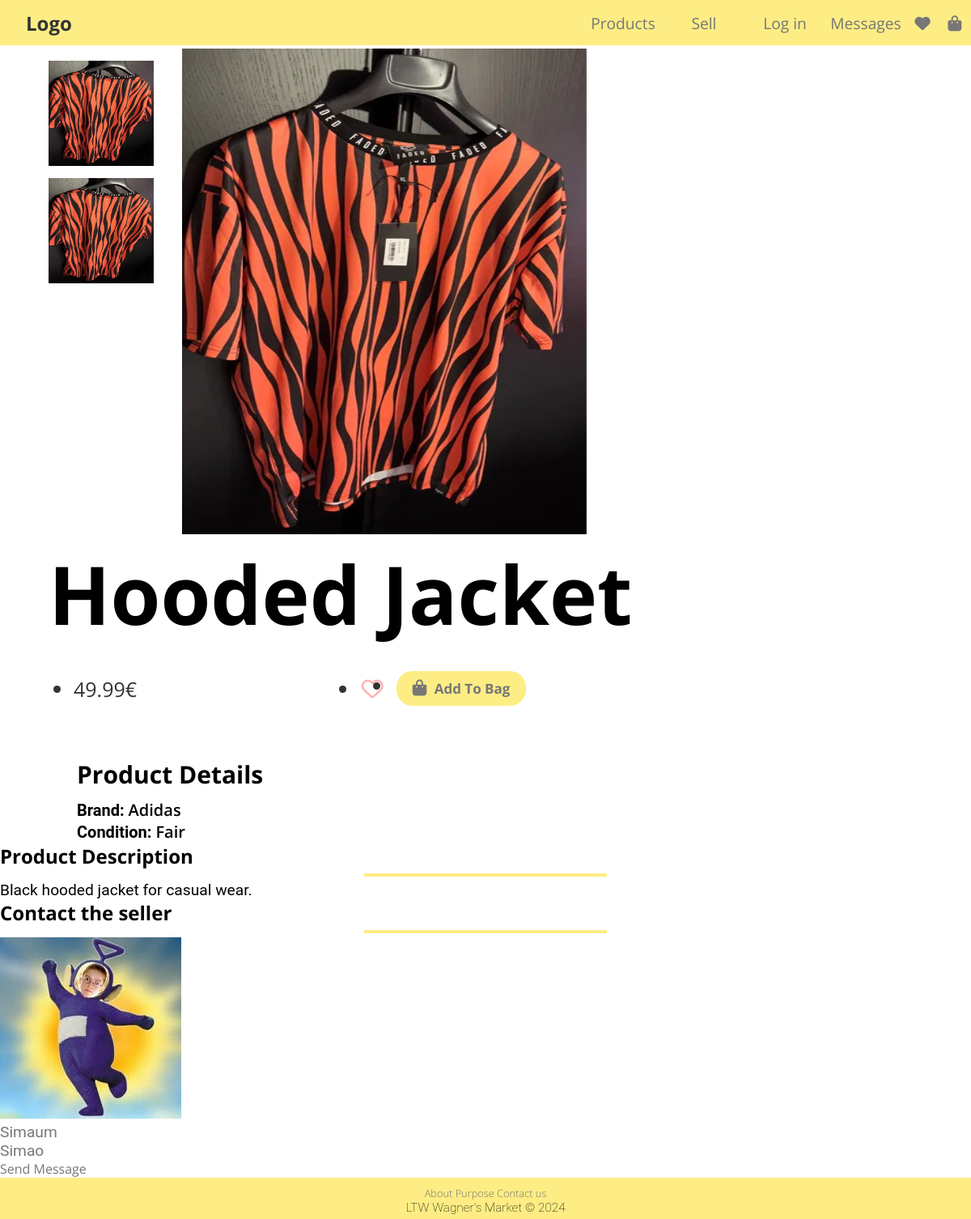
/pages/item.php?id=4, run on the app's committed database.
### tables this page shows
CREATE TABLE IMAGE(
    ImageId INTEGER PRIMARY KEY AUTOINCREMENT,
    Path TEXT NOT NULL,
    ItemId INTEGER NOT NULL,
    FOREIGN KEY (ItemId) REFERENCES ITEM (ItemId) ON DELETE CASCADE ON UPDATE CASCADE
);

CREATE TABLE ITEM (
    ItemId INTEGER PRIMARY KEY AUTOINCREMENT,
    UserId INTEGER NOT NULL,
    Title TEXT NOT NULL,
    Price FLOAT NOT NULL,
    Description TEXT NOT NULL,
    Condition TEXT NOT NULL,
    Size TEXT NOT NULL,
    Brand TEXT NOT NULL,
    ImagePath TEXT NOT NULL,
    WishlistCounter INTEGER DEFAULT 0,
    Timestamp DATETIME NOT NULL DEFAULT CURRENT_TIMESTAMP,
    CONSTRAINT PriceConstraint CHECK (Price > 0),
    FOREIGN KEY (UserId) REFERENCES USER (UserId) ON DELETE CASCADE ON UPDATE CASCADE,
    FOREIGN KEY (Condition) REFERENCES CONDITION (Condition) ON DELETE CASCADE ON UPDATE CASCADE,
    FOREIGN KEY (Size) REFERENCES SIZE (Size) ON DELETE CASCADE ON UPDATE CASCADE
);

CREATE TABLE USER (
    UserId INTEGER PRIMARY KEY AUTOINCREMENT,
    Name TEXT NOT NULL,
    Username TEXT UNIQUE NOT NULL,
    ProfilePic TEXT NOT NULL,
    Password TEXT NOT NULL,
    Email TEXT UNIQUE NOT NULL,
    Admin BOOLEAN DEFAULT FALSE
);

### public/pages/item.php (called while the page is built, shortened)
<?php
require_once(__DIR__ . '/../utils/session.php');
$session = new Session();
require_once(__DIR__ . '/../../private/database/connection.db.php');
require_once(__DIR__ . '/../../private/database/item.class.php');
require_once(__DIR__ . '/../../private/database/image.class.php');
require_once(__DIR__ . '/../../private/database/user.class.php');
require_once(__DIR__ . '/../../private/templates/common.tpl.php');
require_once(__DIR__ . '/../../private/templates/item.tpl.php');
$db = getDatabaseConnection();
$item = Item::getItem($db, intval($_GET['id']));
$images = Image::getImages($db, $item->itemId);
$user = User::getUser($db, $item->userId);
drawHeader($db, $session);
drawItem($db,$item, $images, $session, $user);
drawFooter();
?>

### public/utils/session.php (called while the page is built, shortened)
<?php
class Session
{
    public function isLoggedIn(): bool
    {
        return isset($_SESSION['id']);
    }
}
?>

### private/database/image.class.php (called while the page is built, shortened)
<?php
class Image
{
    public function __construct(int $imageId, string $path, int $itemId)
    {
        $this->path = $path;
    }
    static function getImages(PDO $db, int $itemId): array
    {
        $stmt = $db->prepare('
                SELECT ImageId, Path, ItemId
                FROM IMAGE
                WHERE ItemId = ?
            ');
        $stmt->execute(array($itemId));
        $images = array();
        while ($image = $stmt->fetch()) {
            $images[] = new Image(
                $image['ImageId'],
                $image['Path'],
                $image['ItemId']
            );
        }
        return $images;
    }
}
?>

### private/database/item.class.php (called while the page is built, shortened)
<?php
class Item
{
    public function __construct(int $itemId, int $userId, string $title, float $price, string $description, string $condition, string $size, string $brand, string $imagePath, int $wishlistCounter, string $timeStamp)
    {
        $this->itemId = $itemId;
        $this->userId = $userId;
        $this->title = $title;
        $this->price = $price;
        $this->description = $description;
        $this->condition = $condition;
        $this->brand = $brand;
        $this->imagePath = $imagePath;
    }
    static function getItem(PDO $db, int $id): Item
    {
        $stmt = $db->prepare('SELECT ItemId, UserId, Title, Price, Description, Condition, Size, Brand, ImagePath, WishlistCounter, Timestamp FROM ITEM WHERE ItemId = ?');
        $stmt->execute(array($id));
        $item = $stmt->fetch();
        return new Item(
            $item['ItemId'],
            $item['UserId'],
            $item['Title'],
            $item['Price'],
            $item['Description'],
            $item['Condition'],
            $item['Size'],
            $item['Brand'],
            $item['ImagePath'],
            $item['WishlistCounter'],
            $item['Timestamp']
        );
    }
}
?>

### private/database/user.class.php (called while the page is built, shortened)
<?php
class User
{
    public function __construct(int $userId, string $name, string $username, string $profilePic, string $email, bool $admin)
    {
        $this->userId = $userId;
        $this->name = $name;
        $this->username = $username;
        $this->profilePic = $profilePic;
    }
    static function getUser(PDO $db, int $id): User
    {
        $stmt = $db->prepare('SELECT * FROM USER WHERE UserId = ?');
        $stmt->execute(array($id));
        $user = $stmt->fetch();
        $admin = $user['Admin'] == 1;
        return new User(
            $user['UserId'],
            $user['Name'],
            $user['Username'],
            $user['ProfilePic'],
            $user['Email'],
            $admin
        );
    }
}
?>

### private/templates/common.tpl.php (the view, shortened to what this page needs)
<?php
require_once (__DIR__ . '/../database/user.class.php');
require_once (__DIR__ . '/../../public/utils/session.php');
?>
<?php function drawHeader(PDO $db, Session $session)
{ ?>
    <!DOCTYPE html>
    <html lang="en-US">
    <head>
        <link rel="stylesheet" href="../css/style.css">
    </head>
    <body>
        <header>
            <section class="header-left">
                <a class="logo" href="../pages/index.php">Logo</a>
            </section>
            <nav class="header-right">
                    <section id="header-products">
                        <a  href="search.php">Products</a>
                    </section>
                    <?php
                    if ($session->isLoggedIn()) { ?>
                        <a href="../pages/publish_add.php">Sell</a>
                        <nav id="header-profile">
                            <a href="../pages/profile.php">Profile</a>
                            <?php drawProfileForm($db, $session); ?>
                        </nav>
                        <a href="../pages/messages.php">Messages</a>
                        <a href="../pages/wishlist.php"><i class="fas fa-heart"></i></a>
                        <a href="../pages/shopping_bag.php"><i class="fas fa-shopping-bag"></i></a>
                    <?php } else { ?>
                        <a class="not-logged-in">Sell</a>
                        <nav id="header-profile">
                            <a class="not-logged-in">Log in</a>
                        </nav>
                        <a class="not-logged-in">Messages</a>
                        <a class="not-logged-in"><i class="fas fa-heart"></i></a>
                        <a class="not-logged-in"><i class="fas fa-shopping-bag"></i></a>
                    <?php }?>
            </nav>
        </header>
    <?php } ?>
    <?php function drawFooter()
    { ?>
        <footer>
            <nav>
                <a href="#">About</a>
                <a href="#">Purpose</a>
                <a href="#">Contact us</a>
            </nav>
            <p>LTW Wagner's Market &copy; 2024</p>
        </footer>
    </body>
    </html>
<?php } ?>

### private/templates/item.tpl.php (shortened to what this page needs)
<?php
require_once(__DIR__ . '/../database/item.class.php');
require_once(__DIR__ . '/../database/image.class.php');
require_once(__DIR__ . '/../database/user.class.php');
?>
<?php function drawItem(PDO $db, Item $item, array $images, Session $session, $user) { ?>
    <section class="item-info-and-images">
        <section id="images" class="col-2">
            <section class="sideImagesContainer">
                    <?php foreach($images as $image) { ?>
                        <img src="/<?= $image->path ?>" class="sideImage">
                    <?php } ?>
            </section>
            <section class="main_image">
                <img src="/<?= $item->imagePath ?>" id="mainImage">
            </section>
        </section>
        <section id="information" class="col-2">
            <article id="mainInfo">
                <h1><?=$item->title?></h1>
                <ul>
                    <li>
                        <?=number_format($item->price, 2)?>€
                    </li>
                    <li id="wishlist">
                        <?php if(!$session->isLoggedIn()) { ?>
                            <button id="not-logged-in" type="button" class="wishlist-button" disabled>
                                <i class="fa-regular fa-heart"></i>
                            </button>
                        <?php } elseif (Wishlist::isInWishlist($db, $session->getId(), $item->itemId)) { ?>
                            <button id="<?= $item->itemId ?>" type="button" class="wishlist-button">
                                <i class="fa-solid fa-heart"></i>
                            </button>
                        <?php } else { ?>
                            <button id="<?= $item->itemId ?>" type="button" class="wishlist-button">
                                <i class="fa-regular fa-heart"></i>
                            </button>
                        <?php } ?>
                    </li>
                    <li id="bag">
                        <?php if(!$session->isLoggedIn()) { ?>
                        <button id="not-logged-in" type="button" class="bag-button" disabled>
                            <i class="fa-solid fa-bag-shopping"></i> Add To Bag
                        </button>
                        <?php } elseif (Cart::isInShoppingBag($db, $session->getId(), $item->itemId)) { ?>
                            <button id="<?= $item->itemId ?>" type="button" class="bag-button remove-from-bag">
                                <i id="bag-icon" class="fa-solid fa-bag-shopping"></i>Remove From Cart
                            </button>
                        <?php } else { ?>
                            <button id="<?= $item->itemId ?>" type="button" class="bag-button add-to-bag">
                                <i id="bag-icon" class="fa-solid fa-bag-shopping"></i>Add To Cart
                            </button>
                        <?php } ?>
                    </li>
                </ul>
            </article>
            <h3>Product Details</h3>
            <p>Brand: <span id="brand-name"><?=$item->brand?></span></p>
            <p>Condition: <span id="condition-value"><?=$item->condition?></span></p>
        </section>
    </section>
    <section id="description-seller">
        <h2>Product Description</h2>
        <hr class="line-yellow">
        <p class="description"><?=$item->description?></p>
        <h2>Contact the seller</h2>
        <hr class="line-yellow">
        <div class="box_yellow">
            <section id="sellerInfo">
                <div class="profilePic">
                    <a href="../pages/profile.php">
                        <img src= "/<?= $user->profilePic ?>">
                    </a>
                </div>
                <div class="sellerDetails">
                    <a href="../pages/profile.php">
                        <p class="username"><?=$user->username?></p>
                    </a>
                    <a href="../pages/profile.php">
                        <p class="name"><?=$user->name ?></p>
                    </a>
                </div>
                <a href="../pages/messages.php?otherUserId=<?=$user->userId?>" class="sendMessageButton">Send Message</a>
            </section>
        </div>
    </section>
<?php } ?>

### public/css/style.css (style rules this page uses)
* { margin: 0; padding: 0; box-sizing: border-box; font-family: 'Open Sans', sans-serif; }
p { font-family: 'Roboto', sans-serif; font-size: 1.2em; }
header, .logo, a { color: #777; text-decoration: none; transition: color 0.3s; }
h3 { font-size: 1.3em; }
h2 { font-size: 1.5em; }
button, .button { color: #777; background: rgba(253, 237, 132, 1); border: none; padding: .5em .5em; margin: .2em; border-radius: 30px; transition: 0.3s; }
.line-yellow { width: 300px; height: 0.25em; background-color: rgba(253, 237, 132, 1); border: none; margin: 5px auto; }
header { height: 3.5rem; display: grid; grid-template-columns: 1.5fr 1fr; background-color: rgba(253, 237, 132, 1); position: fixed; top: 0; width: 100%; z-index: 1; }
.header-left { align-content: center; }
.header-right { font-size: 1.2em; display: grid; grid-template-columns: repeat(4, 1fr) .4fr .4fr; justify-items: center; align-items: center; }
.logo { font-weight: 700; font-size: 1.5em; color: #333; padding-left: 2rem; }
footer { font-family: 'Roboto', sans-serif; font-weight: 100; font-size: 0.8em; text-align: center; background: rgba(253, 237, 132, 1); padding: 10px 0 5px 0; bottom: 0; left: 0; right: 0; }
#images { margin-top: 5%; margin-left: 5%; display: flex; }
#mainImage { width: 500px; max-height: 600px; height: auto; margin-left: 35px; cursor: pointer; }
.sideImagesContainer { overflow-y: auto; width: 130px; height: 580px; margin-top: 15px; display: flex; flex-direction: column; align-items: flex-start; }
.sideImage { width: 130px; height: 130px; margin-bottom: 15px; cursor: pointer; }
.wishlist-button { background: none; border: none; padding: 0; cursor: pointer; }
.wishlist-button i { font-size: 27px; color: rgba(255, 0, 0, 0.3); transition: color 0.3s ease; margin-right: 10px; }

### data on the page
image: Path (picture)
image: Path (picture)
item: ImagePath (picture), Title "Hooded Jacket", Price "49.99", Brand "Adidas", Condition "Fair", Description "Black hooded jacket for casual wear."
user: ProfilePic (picture), Username "Simaum", Name "Simao"
